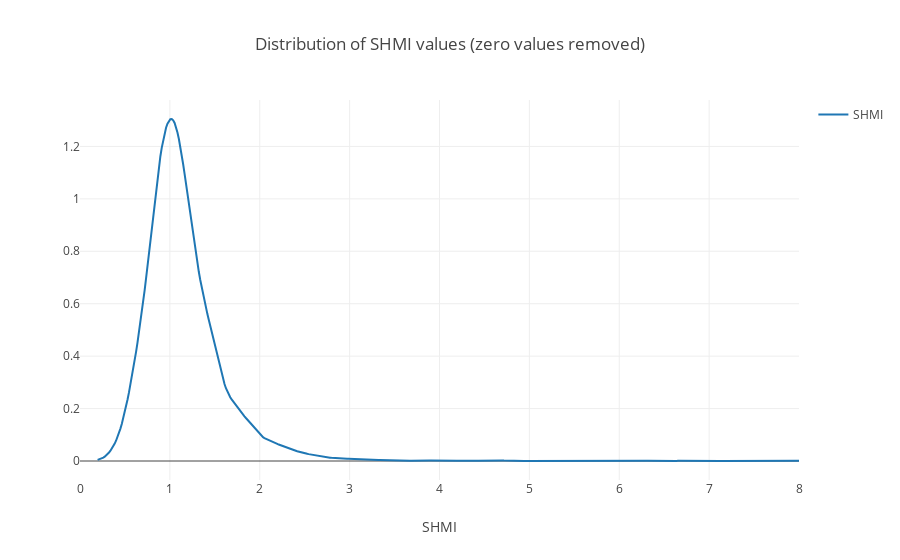

Notebook code for this chart:
### Code cell
x = np.asarray(nmc_data[nmc_data['SHMI'] != 0]['SHMI'].values)

hist_data = [x]

label = ['SHMI']

# Create distplot with curve_type set to 'normal'
fig = ff.create_distplot(hist_data, label, show_hist=False, show_rug=False)

# Add title
fig['layout'].update(title='Distribution of SHMI values (zero values removed)')
fig['layout'].update(xaxis=dict(title='SHMI',range=[0, 8]))

# Plot
iplot(fig)

### Figure 1 — Plotly figure (JSON) as saved in the notebook; plotly's stock layout.template omitted (floating-point values rounded to 4 significant figures; data arrays with more than 128 entries replaced by an {"elided": "..."} marker saying what was removed)
{"data": [{"legendgroup": "SHMI", "marker": {"color": "rgb(31, 119, 180)"}, "mode": "lines", "name": "SHMI", "showlegend": true, "type": "scatter", "uid": "1d689b70-ab54-4b14-b2c3-4851d3b68f81", "x": {"elided": "500 float values"}, "xaxis": "x", "y": {"elided": "500 float values"}, "yaxis": "y"}], "layout": {"barmode": "overlay", "hovermode": "closest", "legend": {"traceorder": "reversed"}, "title": "Distribution of SHMI values (zero values removed)", "xaxis": {"anchor": "y2", "domain": [0, 1], "range": [0, 8], "title": "SHMI", "zeroline": false}, "yaxis": {"anchor": "free", "domain": [0, 1], "position": 0}}}
